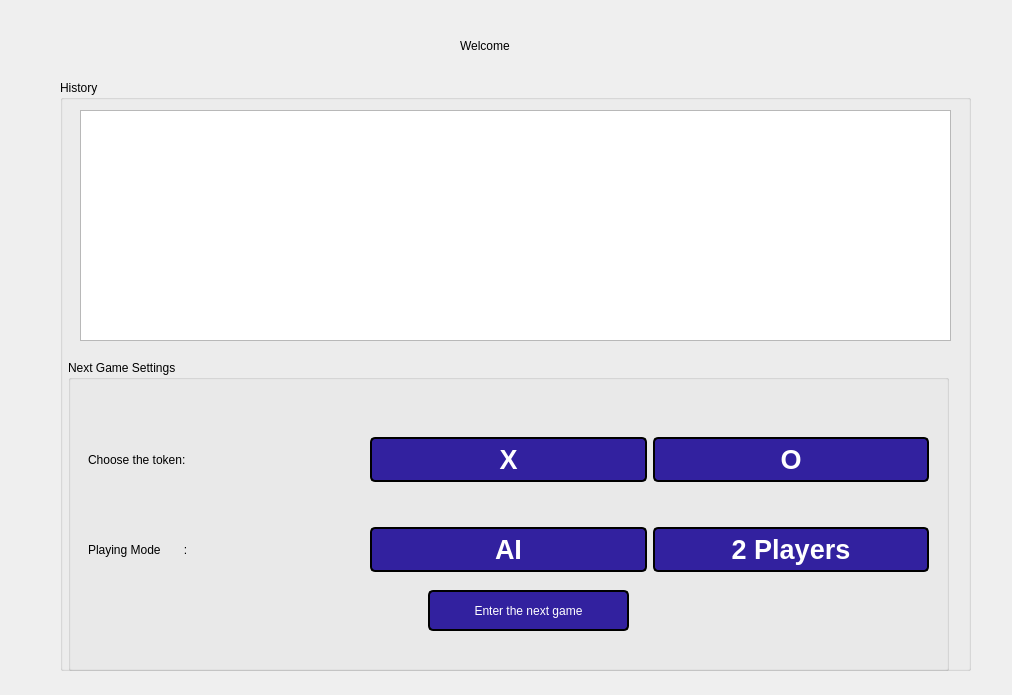
<?xml version="1.0" encoding="UTF-8"?>
<ui version="4.0">
 <class>Profile</class>
 <widget class="QDialog" name="Profile">
  <property name="geometry">
   <rect>
    <x>0</x>
    <y>0</y>
    <width>1012</width>
    <height>695</height>
   </rect>
  </property>
  <property name="windowTitle">
   <string>Dialog</string>
  </property>
  <widget class="QLabel" name="label">
   <property name="geometry">
    <rect>
     <x>460</x>
     <y>10</y>
     <width>331</width>
     <height>71</height>
    </rect>
   </property>
   <property name="text">
    <string>Welcome</string>
   </property>
  </widget>
  <widget class="QWidget" name="layoutWidget">
   <property name="geometry">
    <rect>
     <x>60</x>
     <y>80</y>
     <width>911</width>
     <height>591</height>
    </rect>
   </property>
   <layout class="QVBoxLayout" name="verticalLayout">
    <item>
     <widget class="QGroupBox" name="groupBox">
      <property name="title">
       <string>History</string>
      </property>
      <widget class="QListWidget" name="listWidget">
       <property name="geometry">
        <rect>
         <x>20</x>
         <y>30</y>
         <width>871</width>
         <height>231</height>
        </rect>
       </property>
      </widget>
      <widget class="QGroupBox" name="groupBox_2">
       <property name="geometry">
        <rect>
         <x>8</x>
         <y>280</y>
         <width>881</width>
         <height>311</height>
        </rect>
       </property>
       <property name="title">
        <string>Next Game Settings</string>
       </property>
       <widget class="QWidget" name="layoutWidget">
        <property name="geometry">
         <rect>
          <x>20</x>
          <y>70</y>
          <width>841</width>
          <height>60</height>
         </rect>
        </property>
        <layout class="QHBoxLayout" name="horizontalLayout_3">
         <item>
          <widget class="QLabel" name="label_3">
           <property name="text">
            <string>Choose the token:</string>
           </property>
          </widget>
         </item>
         <item>
          <widget class="QPushButton" name="pushButton_3">
           <property name="sizePolicy">
            <sizepolicy hsizetype="Preferred" vsizetype="Fixed">
             <horstretch>0</horstretch>
             <verstretch>0</verstretch>
            </sizepolicy>
           </property>
           <property name="font">
            <font>
             <pointsize>20</pointsize>
             <bold>true</bold>
            </font>
           </property>
           <property name="styleSheet">
            <string notr="true">QPushButton {
    background-color: #32219F;
    color: white;
    border: 2px solid black;
    border-radius: 5px;
    padding: 5px;
}

QPushButton:hover {
    background-color: lightblue;
}
QPushButton:pressed {
    background-color: navy;
    color: lightblue;
}</string>
           </property>
           <property name="text">
            <string>X</string>
           </property>
          </widget>
         </item>
         <item>
          <widget class="QPushButton" name="pushButton_4">
           <property name="sizePolicy">
            <sizepolicy hsizetype="Preferred" vsizetype="Fixed">
             <horstretch>0</horstretch>
             <verstretch>0</verstretch>
            </sizepolicy>
           </property>
           <property name="font">
            <font>
             <pointsize>20</pointsize>
             <bold>true</bold>
            </font>
           </property>
           <property name="styleSheet">
            <string notr="true">QPushButton {
    background-color: #32219F;
    color: white;
    border: 2px solid black;
    border-radius: 5px;
    padding: 5px;
}

QPushButton:hover {
    background-color: lightblue;
}
QPushButton:pressed {
    background-color: navy;
    color: lightblue;
}</string>
           </property>
           <property name="text">
            <string>O</string>
           </property>
           <property name="autoDefault">
            <bool>false</bool>
           </property>
          </widget>
         </item>
        </layout>
       </widget>
       <widget class="QPushButton" name="pushButton_5">
        <property name="geometry">
         <rect>
          <x>360</x>
          <y>230</y>
          <width>201</width>
          <height>41</height>
         </rect>
        </property>
        <property name="styleSheet">
         <string notr="true">QPushButton {
    background-color: #32219F;
    color: white;
    border: 2px solid black;
    border-radius: 5px;
    padding: 5px;
}

QPushButton:hover {
    background-color: lightblue;
}
QPushButton:pressed {
    background-color: navy;
    color: lightblue;
}</string>
        </property>
        <property name="text">
         <string>Enter the next game</string>
        </property>
       </widget>
       <widget class="QWidget" name="layoutWidget">
        <property name="geometry">
         <rect>
          <x>20</x>
          <y>160</y>
          <width>841</width>
          <height>60</height>
         </rect>
        </property>
        <layout class="QHBoxLayout" name="horizontalLayout_2">
         <item>
          <widget class="QLabel" name="label_2">
           <property name="text">
            <string>Playing Mode       :</string>
           </property>
          </widget>
         </item>
         <item>
          <widget class="QPushButton" name="pushButton_2">
           <property name="sizePolicy">
            <sizepolicy hsizetype="Preferred" vsizetype="Fixed">
             <horstretch>0</horstretch>
             <verstretch>0</verstretch>
            </sizepolicy>
           </property>
           <property name="font">
            <font>
             <pointsize>20</pointsize>
             <bold>true</bold>
            </font>
           </property>
           <property name="styleSheet">
            <string notr="true">QPushButton {
    background-color: #32219F;
    color: white;
    border: 2px solid black;
    border-radius: 5px;
    padding: 5px;
}

QPushButton:hover {
    background-color: lightblue;
}
QPushButton:pressed {
    background-color: navy;
    color: lightblue;
}</string>
           </property>
           <property name="text">
            <string>AI</string>
           </property>
          </widget>
         </item>
         <item>
          <widget class="QPushButton" name="pushButton">
           <property name="sizePolicy">
            <sizepolicy hsizetype="Preferred" vsizetype="Fixed">
             <horstretch>0</horstretch>
             <verstretch>0</verstretch>
            </sizepolicy>
           </property>
           <property name="font">
            <font>
             <pointsize>20</pointsize>
             <bold>true</bold>
            </font>
           </property>
           <property name="styleSheet">
            <string notr="true">QPushButton {
    background-color: #32219F;
    color: white;
    border: 2px solid black;
    border-radius: 5px;
    padding: 5px;
}

QPushButton:hover {
    background-color: lightblue;
}
QPushButton:pressed {
    background-color: navy;
    color: lightblue;
}</string>
           </property>
           <property name="text">
            <string>2 Players</string>
           </property>
           <property name="autoDefault">
            <bool>false</bool>
           </property>
          </widget>
         </item>
        </layout>
       </widget>
      </widget>
     </widget>
    </item>
   </layout>
  </widget>
 </widget>
 <resources/>
 <connections/>
</ui>
